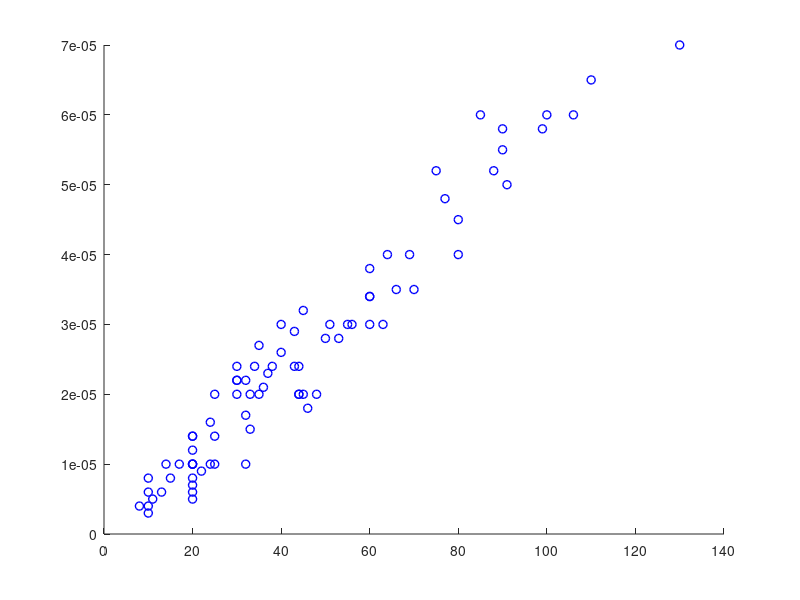

MATLAB code for this plot: (Note: this script raises an error after producing the figure.)
% Importeer data uit het csv bestand.
Haal_data_op = importdata('interferometrie2.csv');

% Vertaal de data uit het csv bestand naar een array.
interferometrie = Haal_data_op.data;

% Scheid de variabelen uit het de array in franjes en verschuivingen.
franjes = interferometrie(:,1);
verschuivingen  = interferometrie(:,2);

% De onzekerheid in de verschuiving is 1 micro meter.
err_verschuivingen = (0.000001)*ones(size(franjes));

% De onzekerheid in de getelde franjes is 2.
err_overgangen = 2*ones(size(franjes));

% Plot de meetpunten uit de array in de grafiek, en maak de punten
% groter en maak de kleur van de punten blauw.
fig1 = scatter(franjes, verschuivingen,"LineWidth",1, ...
    "MarkerEdgeColor","blue");
hold on;

% Maak de errorbar, vergroot de errorbar en maak de errorbar rood.
errorbar(franjes, verschuivingen, err_verschuivingen, ...
    err_verschuivingen, err_overgangen, err_overgangen, "LineStyle", ...
    "none",LineWidth=1, Color="red")

% Maak de regressielijn uit de meetpunten.
f = fit(franjes, verschuivingen,'poly1');
F = plot(f);

% Maak de kleur van de regressielijn groen en maak de lijn dikker.
set(F, 'Color', 'green')
set(F, 'LineWidth', 2)
hold on;

% Maak de legenda.
legend("Metingen", "errorbar","regressielijn",FontSize=13, ...
    Location="southeast");

% Zet de uitlijning aan.
grid on;

% Definieer de labels op de x en y assen en vergroot de lettergrootte.
xlabel("Aantal franjes waargenomen (#)", "FontSize",14)
ylabel("Verschuiving x (m)", "FontSize",14)

% Laat de formule en andere gegevens voor de fit zien.
f

